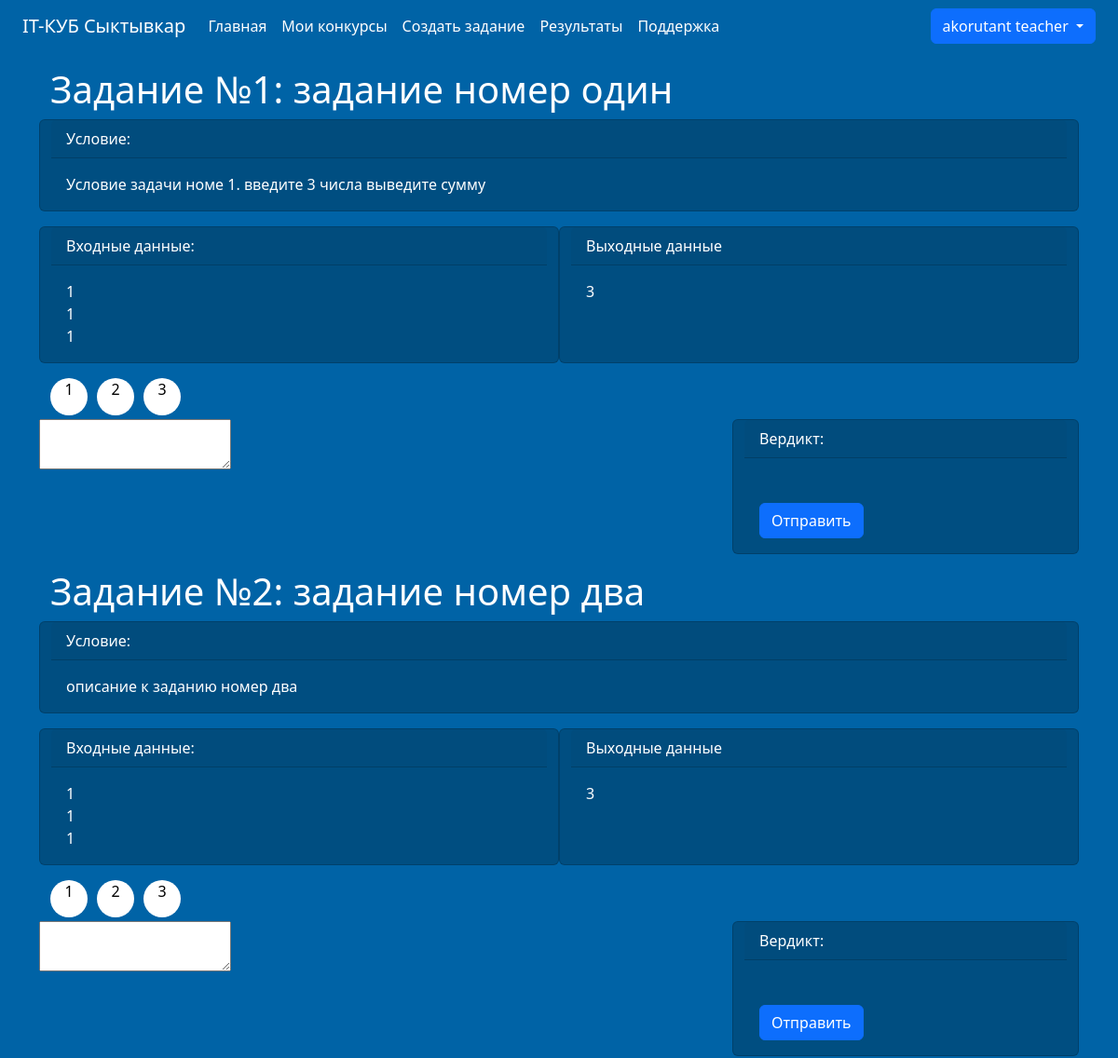
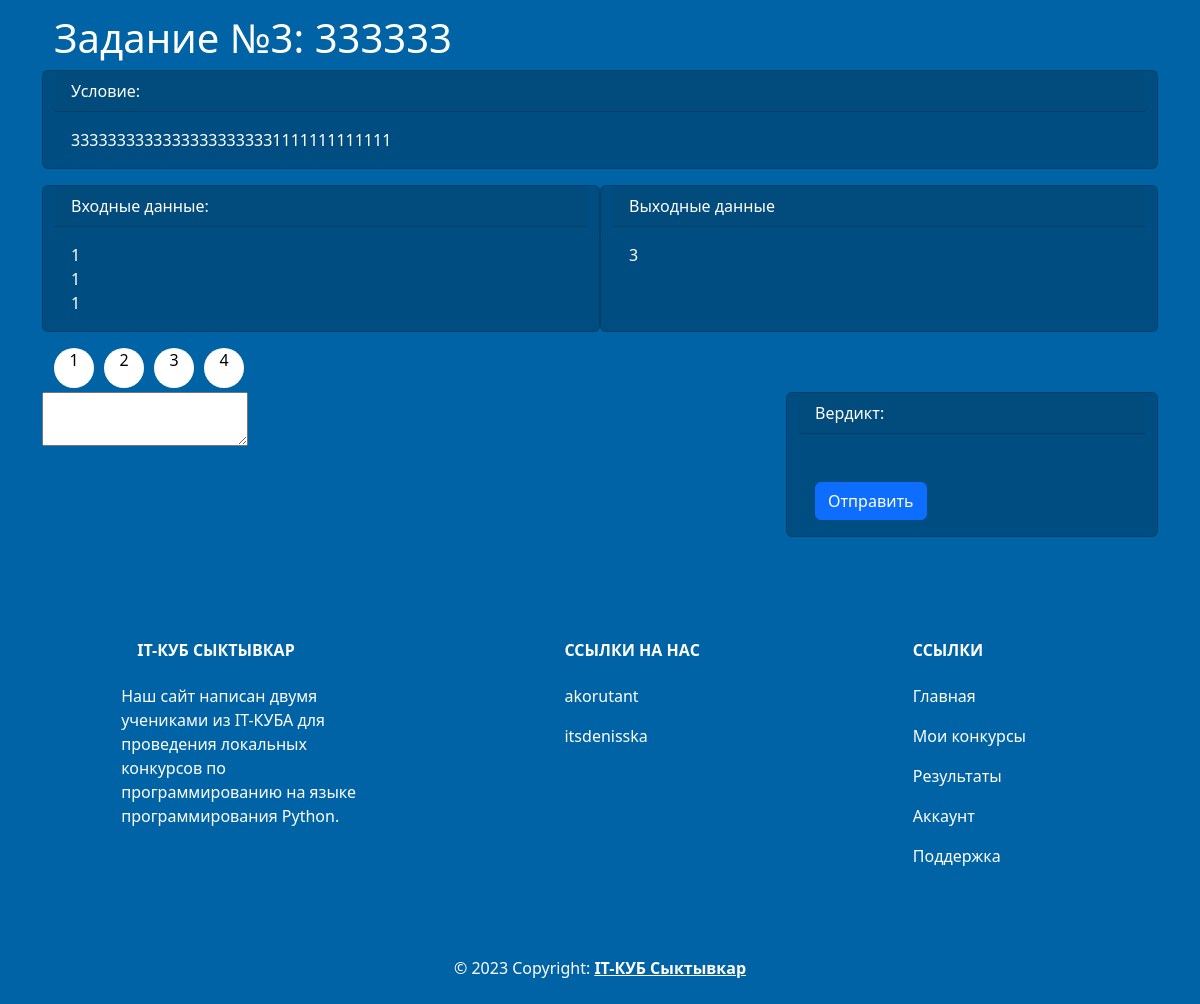
The page /contests/2 (signed in) on the database its author committed (2 pictures, top to bottom).
### data/users.py (models this page shows, shortened)
class User(SqlAlchemyBase, UserMixin):
    __tablename__ = 'users'
    id = sqlalchemy.Column(sqlalchemy.Integer,
                           primary_key=True, autoincrement=True)
    login = sqlalchemy.Column(sqlalchemy.String, nullable=False)
    firstname = sqlalchemy.Column(sqlalchemy.String, nullable=False)
    surname = sqlalchemy.Column(sqlalchemy.String, nullable=False)
    patronymic = sqlalchemy.Column(sqlalchemy.String, nullable=False)
    job_title = sqlalchemy.Column(sqlalchemy.String, nullable=False)
    email = sqlalchemy.Column(sqlalchemy.String,
                              index=True, unique=True, nullable=False)
    hashed_password = sqlalchemy.Column(sqlalchemy.String, nullable=False)
    count_contests = sqlalchemy.Column(sqlalchemy.Integer, nullable=False, default=0)
    count_wins = sqlalchemy.Column(sqlalchemy.Integer, nullable=False, default=0)
    avatar = sqlalchemy.Column(sqlalchemy.String, nullable=True)
    created_date = sqlalchemy.Column(sqlalchemy.DateTime,
                                     default=datetime.now)

### data/tasks.py (models this page shows)
class Task(SqlAlchemyBase):
    __tablename__ = "tasks"
    id = sqlalchemy.Column(sqlalchemy.Integer,
                           primary_key=True, autoincrement=True)
    title = sqlalchemy.Column(sqlalchemy.String, nullable=False)
    description = sqlalchemy.Column(sqlalchemy.String, nullable=False)
    input = sqlalchemy.Column(sqlalchemy.String, nullable=False)
    output = sqlalchemy.Column(sqlalchemy.String, nullable=False)
    author_id = sqlalchemy.Column(sqlalchemy.Integer, sqlalchemy.ForeignKey("teachers.user_id"))
    teacher = orm.relationship("Teacher")
    contests = orm.relationship('Contest', secondary='contest_to_task', backref='task')

### main.py (the view)
@app.route("/contests/<int:contest_id>", methods=['GET', 'POST'])
@login_required
def contests_list(contest_id):
    db_sess = db_session.create_session()
    contest = db_sess.query(Contest).filter(Contest.id == contest_id).first()
    task_data = contest.tasks
    return render_template('contest_code.html',
                           title=contest.title,
                           contest=contest,
                           tasks=task_data
                           )

### data/db_session.py (called while the page is built)
def create_session() -> Session:
    global __factory
    return __factory()

### main.py (called while the page is built)
@login_manager.user_loader
def load_user(user_id):
    db_sess = db_session.create_session()
    return db_sess.query(User).get(user_id)

### templates/contest_code.html (shortened to what this page needs)
{% extends "base.html" %}
{% block import %}
<link rel="stylesheet" href="https://cdnjs.cloudflare.com/ajax/libs/codemirror/5.25.0/codemirror.min.css" />
<link rel="stylesheet" href="https://cdnjs.cloudflare.com/ajax/libs/codemirror/5.63.3/theme/dracula.css" />
{% endblock %}
{% block content %}
<div class="container-fluid mt-3  text-white">
    {% for task in tasks %}
    <h1>Задание №{{ tasks.index(task) + 1}}: {{ task.title }}</h1>
    <div class="row">
        <div class="card card-background mb-3">
            <div class="card-header text-white">Условие:</div>
            <div class="card-body text-white">
                <p class="card-text m-0">{{ task.description }} </p>
            </div>
        </div>
    </div>
    <div class="row">
        <div class="card card-background mb-3 col-md-6">
            <div class="card-header text-white">Входные данные:</div>
            <div class="card-body text-white">
                {% for row in task.input.split("#")[0].split("!!!") %}
                <p class="m-0">{{ row }}</p>
                {% endfor %}
            </div>
        </div>
        <div class="card card-background mb-3 col-md-6">
            <div class="card-header text-white">Выходные данные</div>
            <div class="card-body text-white">
                {% for row in task.output.split("#")[0].split("!!!")  %}
                <p class="m-0">{{ row }}</p>
                {% endfor %}
            </div>
        </div>
    </div>
    <div class="row mb-3 block-editor">
        <div class="test-case">
        {% for count in range(1, task.input.split("#") | length + 1) %}
        <p class="circle mb-1" data-input="{{ ' '.join(task.input.split('#')[count - 1].split('!!!')).strip().replace(' ', '\n') }}"
        data-output="{{ ' '.join(task.output.split('#')[count - 1].split('!!!')).strip().replace(' ', '\n') }}" id="{{ count }}">{{ count }}</p>
        {% endfor %}
    </div>
        <div class="col-md-8 p-0">
            <textarea id="code-{{ task.id }}" class="code"></textarea>
        </div>
        <div class="card card-background col-md-4">
            <div class="card-header text-white">Вердикт:</div>
            <div class="card-body text-white">
                <button id="run-{{ task.id }}"  data-run="run-{{ task.id }}" type="button" class="btn btn-primary mt-3">Отправить</button>
            </div>
        </div>
    </div>
    {% endfor %}
</div>
{% endblock %}

### templates/base.html (shortened to what this page needs)
<!DOCTYPE html>
<html lang="ru">
<head>
    <link
            rel="stylesheet"
            href="https://stackpath.bootstrapcdn.com/bootstrap/4.4.1/css/bootstrap.min.css"
    />
    <link
            href="https://cdn.jsdelivr.net/npm/bootstrap@5.3.0-alpha3/dist/css/bootstrap.min.css"
            rel="stylesheet"
    />
    {% block import %} {% endblock %}
    <link rel="stylesheet" href="{{ url_for('static', filename='css/style.css') }}"/>
</head>
<body class="navbar-background">
<header class="container-fluid navbar-background">
    <nav class="navbar navbar-expand-lg navbar-background">
        <div class="container-fluid">
            <a class="navbar-brand text-white" href="{{ url_for('index') }}">IT-КУБ Сыктывкар</a>
            <div
                    class="collapse navbar-collapse justify-content-between"
                    id="navbarSupportedContent"
            >
                <ul class="navbar-nav me-auto mb-2 mb-lg-0">
                    <li class="nav-item">
                        <a
                                class="nav-link active text-white"
                                aria-current="page"
                                href="{{ url_for('index') }}"
                        >Главная</a
                        >
                    </li>
                    {% if current_user.is_authenticated %}
                    {% if current_user.job_title == "teacher" %}
                    <li>
                        <a class="nav-link text-white" href="{{ url_for('contests_teacher') }}">Мои конкурсы</a>
                    </li>
                    <li>
                        <a class="nav-link text-white" href="{{ url_for('tasks_add') }}">Создать задание</a>
                    </li>
                    {% endif %}
                    <li class="nav-item">
                        <a class="nav-link text-white" href="{{ url_for('results') }}">Результаты</a>
                    </li>
                    {% endif %}
                    <li class="nav-item">
                        <a class="nav-link text-white" href="{{ url_for('help') }}">Поддержка</a>
                    </li>
                </ul>
                <div>
                    {% if current_user.is_authenticated %}
                    <div class="btn-group dropdown-center">
                        <button type="button" class="btn btn-primary dropdown-toggle"
                                data-bs-toggle="dropdown"
                                aria-expanded="false">
                            {{ current_user.login }}
                        </button>
                    </div>
                    {% else %}
                    <a class="btn btn-primary" href="{{ url_for('login') }}">Войти</a>
                    <a class="btn btn-primary" href="{{ url_for('register') }}">Регистрация</a>
                    {% endif %}
                </div>
            </div>
        </div>
    </nav>
</header>
<main role="main" class="container">
    {% block content %} {% endblock %}
</main>
<footer class="text-center text-lg-start navbar-background text-muted">
    <section
            class="d-flex justify-content-center justify-content-lg-between p-4"
    >
        <div class="container text-center text-md-start mt-5 text-white">
            <div class="row mt-3">
                <div class="col-md-3 col-lg-4 col-xl-3 mx-auto mb-4">
                    <h6 class="text-uppercase fw-bold mb-4">
                        IT-КУБ Сыктывкар
                    </h6>
                    <p>Наш сайт написан двумя учениками из IT-КУБА для проведения локальных конкурсов по программированию на языке программирования Python.</p>
                </div>
                <div class="col-md-2 col-lg-2 col-xl-2 mx-auto mb-4">
                    <h6 class="text-uppercase fw-bold mb-4">Ссылки на нас</h6>
                    <p>
                        <a href="https://akoru.works/" class="nav-link text-white">akorutant</a>
                    </p>
                    <p>
                        <a href="https://t.me/itsdenisska" class="nav-link text-white">itsdenisska</a>
                    </p>
                </div>
                <div class="col-md-3 col-lg-2 col-xl-2 mx-auto mb-4">
                    <h6 class="text-uppercase fw-bold mb-4">Ссылки</h6>
                    <p>
                        <a href="{{ url_for('index') }}" class="nav-link text-white">Главная</a>
                    </p>
                    {% if current_user.is_authenticated %}
                    {% if current_user.job_title == "teacher" %}
                    <p>
                        <a class="nav-link text-white" href="{{ url_for('contests_teacher') }}">Мои конкурсы</a>
                    </p>
                    {% endif %}
                    <p>
                        <a href="{{ url_for('results') }}" class="nav-link text-white">Результаты</a>
                    </p>
                    <p>
                        <a class="nav-link text-white" href="{{ url_for('account', user_id=current_user.id) }}">Аккаунт</a>
                    </p>
                    {% endif %}
                    <p>
                        <a href="{{ url_for('help') }}" class="nav-link text-white">Поддержка</a>
                    </p>
                </div>
            </div>
        </div>
    </section>
    <div class="text-center p-4 text-white">
        © 2023 Copyright:
        <a class="text-reset fw-bold" href="{{ url_for('index') }}">IT-КУБ Сыктывкар</a>
    </div>
</footer>
</body>
</html>

### static/css/style.css (style rules this page uses)
.navbar-background { background-color: #0063a6; }
.card-background { background-color: #004e81; }
.circle { color: black; text-align: center; background: white; border-radius: 50%; height: 40px; width: 40px; vertical-align: middle; text-align: center; margin-right: 10px; }
.test-case { display: flex; }

### rows shown on the page
User: login "akorutant teacher"
Task: tasks "1", title "задание номер один", description "Условие задачи номе 1. введите 3 числа выведите сумму", row "1" "1" "1", row "3", count "1" "2" "3"
Task: tasks.index(task)+1 "2", title "задание номер два", description "описание к заданию номер два", row "1" "1" "1", row "3", count "1" "2" "3"
Task: tasks "3", title "333333", description "33333333333333333333331111111111111", row "1" "1" "1", row "3", count "1" "2" "3" "4"
